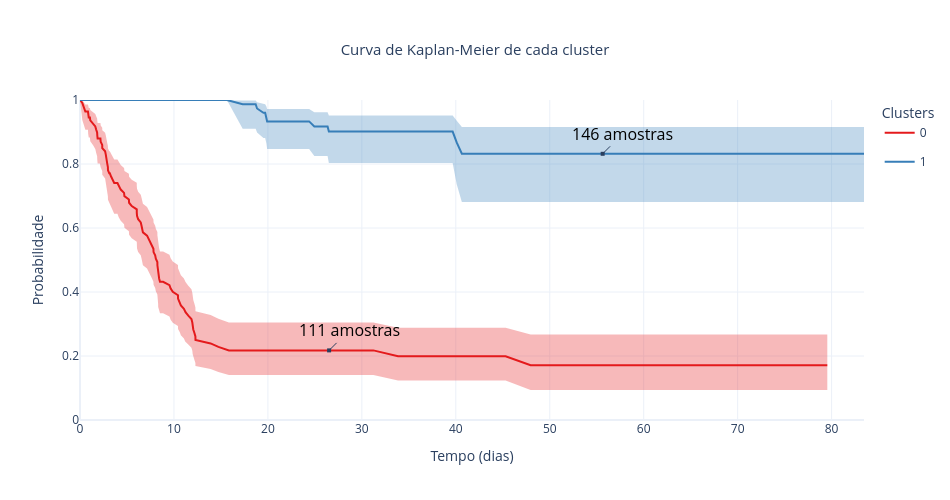

The notebook cell this image was saved under:
### Code cell
fig = model.plot_clusters()
# fig = model.plot_clusters(n_cluster=3, n_fit=0)

fig.show()

### Figure 1 — Plotly figure (JSON) as saved in the notebook; plotly's stock layout.template omitted (floating-point values rounded to 4 significant figures; data arrays with more than 128 entries replaced by an {"elided": "..."} marker saying what was removed)
{"data": [{"fill": "toself", "fillcolor": "rgba(228,26,28, 0.3)", "hoveron": "points", "legendgroup": "0", "line": {"color": "rgba(255,255,255,0)"}, "name": "CI 95%: 0", "showlegend": false, "type": "scatter", "x": {"elided": "224 float values"}, "y": {"elided": "224 float values"}}, {"legendgroup": "0", "line": {"color": "rgb(228,26,28)"}, "name": "0", "showlegend": true, "type": "scatter", "x": [0, 0.2457, 0.3492, 0.4477, 0.568, 0.8472, 0.8508, 0.8706, 0.9298, 1.003, 1.056, 1.094, 1.096, 1.394, 1.628, 1.718, 1.823, 1.842, 1.874, 1.875, 1.993, 2.111, 2.175, 2.2, 2.365, 2.372, 2.674, 2.741, 2.774, 2.849, 2.905, 2.969, 2.979, 3.114, 3.175, 3.31, 3.477, 3.553, 3.641, 3.987, 4.121, 4.336, 4.69, 4.728, 5.204, 5.225, 5.506, 6.043, 6.043, 6.069, 6.189, 6.466, 6.549, 6.655, 6.697, 7.137, 7.296, 7.468, 7.663, 7.815, 7.83, 8.002, 8.071, 8.234, 8.239, 8.29, 8.318, 8.322, 8.423, 8.513, 8.844, 9.522, 9.651, 9.874, 10.43, 10.44, 10.62, 10.74, 11.06, 11.2, 11.23, 11.53, 11.86, 11.95, 11.99, 12.06, 12.18, 12.28, 12.29, 13.9, 14.73, 15.85, 17.11, 17.37, 21.2, 21.55, 27.12, 29.18, 31.05, 31.23, 33.85, 44.79, 44.95, 44.99, 45.3, 47.96, 49.12, 49.17, 49.38, 52.79, 57.17, 79.54], "y": [1, 0.991, 0.982, 0.973, 0.964, 0.964, 0.964, 0.9548, 0.9456, 0.9456, 0.9456, 0.9362, 0.9362, 0.9268, 0.9173, 0.9079, 0.8984, 0.889, 0.8795, 0.8795, 0.8795, 0.8795, 0.8795, 0.8696, 0.8597, 0.8499, 0.84, 0.8301, 0.8202, 0.8103, 0.8004, 0.7906, 0.7807, 0.7708, 0.7708, 0.7608, 0.7508, 0.7508, 0.7406, 0.7406, 0.7303, 0.7201, 0.7098, 0.6995, 0.6892, 0.6789, 0.6686, 0.6583, 0.6481, 0.6378, 0.6275, 0.6172, 0.6069, 0.5966, 0.5863, 0.576, 0.5658, 0.5555, 0.5452, 0.5349, 0.5246, 0.5143, 0.504, 0.4938, 0.4835, 0.4732, 0.4629, 0.4526, 0.4423, 0.432, 0.432, 0.4215, 0.411, 0.4004, 0.3899, 0.3793, 0.3688, 0.3583, 0.3477, 0.3372, 0.3372, 0.3263, 0.3154, 0.3046, 0.2937, 0.2828, 0.2719, 0.2611, 0.2502, 0.2393, 0.2284, 0.2175, 0.2175, 0.2175, 0.2175, 0.2175, 0.2175, 0.2175, 0.2175, 0.2175, 0.1994, 0.1994, 0.1994, 0.1994, 0.1994, 0.1709, 0.1709, 0.1709, 0.1709, 0.1709, 0.1709, 0.1709]}, {"fill": "toself", "fillcolor": "rgba(55,126,184, 0.3)", "hoveron": "points", "legendgroup": "1", "line": {"color": "rgba(255,255,255,0)"}, "name": "CI 95%: 1", "showlegend": false, "type": "scatter", "x": {"elided": "294 float values"}, "y": {"elided": "294 float values"}}, {"legendgroup": "1", "line": {"color": "rgb(55,126,184)"}, "name": "1", "showlegend": true, "type": "scatter", "x": {"elided": "147 float values"}, "y": {"elided": "147 float values"}}], "layout": {"annotations": [{"arrowhead": 7, "ax": 20, "ay": -20, "font": {"color": "black", "size": 16}, "showarrow": true, "text": "111 amostras", "x": 26.51, "xref": "x", "y": 0.2175, "yref": "y"}, {"arrowhead": 7, "ax": 20, "ay": -20, "font": {"color": "black", "size": 16}, "showarrow": true, "text": "146 amostras", "x": 55.63, "xref": "x", "y": 0.8319, "yref": "y"}], "height": 500, "legend": {"title": {"text": "Clusters"}}, "title": {"font": {"size": 15}, "text": "Curva de Kaplan-Meier de cada cluster", "x": 0.5, "xanchor": "center", "yanchor": "middle"}, "width": 950, "xaxis": {"range": [0, 83.45], "title": {"text": "Tempo (dias)"}}, "yaxis": {"range": [0, 1], "title": {"text": "Probabilidade"}}}}
